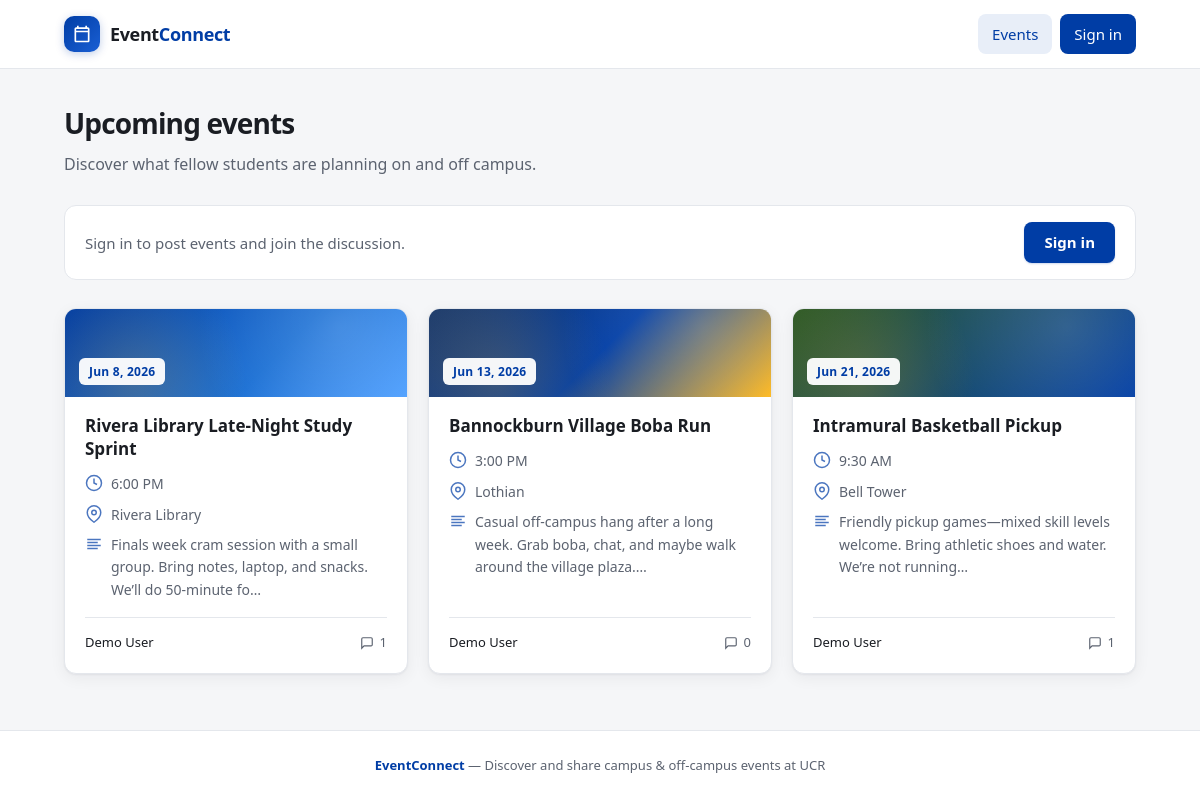
Screenshot of /events/ with the database file from the repository.
### events/models.py (models this page shows, shortened)
class Event(models.Model):
    title = models.CharField(max_length=200)
    starts_at = models.DateTimeField()
    location = models.CharField(max_length=300)
    description = models.TextField()
    created_by = models.ForeignKey(
        settings.AUTH_USER_MODEL,
        on_delete=models.CASCADE,
        related_name="events_created",
    )
    created_at = models.DateTimeField(auto_now_add=True)
    updated_at = models.DateTimeField(auto_now=True)
    class Meta:
        ordering = ["-starts_at"]

### accounts/models.py (models this page shows, shortened)
class Profile(models.Model):
    user = models.OneToOneField(
        settings.AUTH_USER_MODEL,
        on_delete=models.CASCADE,
        related_name="profile",
    )
    display_name = models.CharField(max_length=120, blank=True, default="")
    bio = models.TextField(blank=True, default="")
    major = models.CharField(max_length=120, blank=True, default="")
    interests = models.CharField(max_length=255, blank=True, default="")
    google_sub = models.CharField(max_length=255, blank=True, null=True, unique=True)

### events/views.py (the view)
# urls.py: path("", views.event_list, name="event_list"),
def event_list(request):
    events = (
        Event.objects.select_related("created_by")
        .annotate(
            comment_count=Count(
                "comments",
                filter=Q(comments__is_deleted=False),
                distinct=True,
            ),
        )
        .all()
    )
    return render(request, "events/event_list.html", {"events": events})

### templates/events/event_list.html (shortened to what this page needs)
{% extends "base.html" %}
{% block content %}
<div class="container">
  <div class="page-header">
    <h1>Upcoming events</h1>
    <p>Discover what fellow students are planning on and off campus.</p>
  </div>
  {% if not user.is_authenticated %}
    <div class="banner-cta">
      <p>Sign in to post events and join the discussion.</p>
      <a href="{% url 'accounts:login' %}" class="btn btn--primary">Sign in</a>
    </div>
  {% endif %}
  {% if events %}
    <div class="event-grid">
      {% for event in events %}
        <article class="event-card">
          <div class="event-card__visual event-card__visual--{% cycle '1' '2' '3' '4' %}">
            <span class="event-card__date-badge">{{ event.starts_at|date:"M j, Y" }}</span>
          </div>
          <div class="event-card__body">
            <h2 class="event-card__title">
              <a href="{% url 'events:event_detail' event.id %}">{{ event.title }}</a>
            </h2>
            <ul class="event-card__meta">
              <li>
                <svg class="icon" viewBox="0 0 24 24" fill="none" stroke="currentColor" stroke-width="2" aria-hidden="true">
                  <circle cx="12" cy="12" r="10"/><polyline points="12 6 12 12 16 14"/>
                </svg>
                {{ event.starts_at|date:"g:i A" }}
              </li>
              <li>
                <svg class="icon" viewBox="0 0 24 24" fill="none" stroke="currentColor" stroke-width="2" aria-hidden="true">
                  <path d="M21 10c0 7-9 13-9 13s-9-6-9-13a9 9 0 0 1 18 0z"/><circle cx="12" cy="10" r="3"/>
                </svg>
                {{ event.location }}
              </li>
              <li>
                <svg class="icon" viewBox="0 0 24 24" fill="none" stroke="currentColor" stroke-width="2" aria-hidden="true">
                  <line x1="17" y1="10" x2="3" y2="10"/><line x1="21" y1="6" x2="3" y2="6"/><line x1="21" y1="14" x2="3" y2="14"/><line x1="17" y1="18" x2="3" y2="18"/>
                </svg>
                {{ event.description|truncatechars:100 }}
              </li>
            </ul>
            <div class="event-card__footer">
              <span class="event-card__author">
                {% if event.created_by.profile %}
                  {{ event.created_by.profile.display_name|default:event.created_by.username }}
                {% else %}
                  {{ event.created_by.username }}
                {% endif %}
              </span>
              <span class="event-card__comments">
                <svg width="14" height="14" viewBox="0 0 24 24" fill="none" stroke="currentColor" stroke-width="2" aria-hidden="true">
                  <path d="M21 15a2 2 0 0 1-2 2H7l-4 4V5a2 2 0 0 1 2-2h14a2 2 0 0 1 2 2z"/>
                </svg>
                {{ event.comment_count }}
              </span>
            </div>
          </div>
        </article>
      {% endfor %}
    </div>
  {% endif %}
</div>
{% endblock %}

### static/css/main.css (style rules this page uses)
:root { --bg: #f5f6f8; --surface: #ffffff; --text: #1a1d23; --text-muted: #5c6370; --border: #e4e7ec; --primary: #003da5; --primary-hover: #002d7a; --primary-soft: #e8eef8; --accent: #ffb81c; --accent-soft: #fff8e6; --danger: #c62828; --danger-soft: #fdecea; --radius: 12px; --radius-sm: 8px; --shadow: 0 1px 2px rgba(16, 24, 40, 0.05), 0 4px 16px rgba(16, 24, 40, 0.06); --shadow-lg: 0 8px 32px rgba(16, 24, 40, 0.1); --font: "Segoe UI", system-ui, -apple-system, BlinkMacSystemFont, sans-serif; --max-width: 1120px; }
*, *::before, *::after { box-sizing: border-box; }
html { scroll-behavior: smooth; }
body { margin: 0; min-height: 100vh; font-family: var(--font); font-size: 16px; line-height: 1.6; color: var(--text); background: var(--bg); display: flex; flex-direction: column; }
a { color: var(--primary); text-decoration: none; }
.container { max-width: var(--max-width); margin: 0 auto; padding: 2rem 1.5rem 3rem; }
.page-header { margin-bottom: 1.75rem; }
.page-header h1 { margin: 0 0 0.375rem; font-size: 1.75rem; font-weight: 700; letter-spacing: -0.03em; color: var(--text); }
.page-header p { margin: 0; color: var(--text-muted); font-size: 1rem; }
.btn { display: inline-flex; align-items: center; justify-content: center; gap: 0.5rem; padding: 0.625rem 1.25rem; border: none; border-radius: var(--radius-sm); font-family: inherit; font-size: 0.9375rem; font-weight: 600; line-height: 1.4; cursor: pointer; text-decoration: none; transition: background 0.15s, transform 0.1s, box-shadow 0.15s; }
.btn--primary { background: var(--primary); color: #fff; box-shadow: 0 1px 2px rgba(0, 61, 165, 0.2); }
.banner-cta { display: flex; align-items: center; justify-content: space-between; flex-wrap: wrap; gap: 1rem; padding: 1rem 1.25rem; background: var(--surface); border: 1px solid var(--border); border-radius: var(--radius); margin-bottom: 1.75rem; }
.banner-cta p { margin: 0; color: var(--text-muted); font-size: 0.9375rem; }
.event-grid { display: grid; grid-template-columns: repeat(auto-fill, minmax(300px, 1fr)); gap: 1.25rem; }
.event-card { background: var(--surface); border: 1px solid var(--border); border-radius: var(--radius); overflow: hidden; box-shadow: var(--shadow); transition: transform 0.2s, box-shadow 0.2s; display: flex; flex-direction: column; }
.event-card__visual { height: 88px; position: relative; overflow: hidden; }
.event-card__visual--1 { background: linear-gradient(135deg, #003da5 0%, #1a6fd4 60%, #4d9fff 100%); }
.event-card__visual--2 { background: linear-gradient(135deg, #1a3a6e 0%, #003da5 50%, #ffb81c 100%); }
.event-card__visual--3 { background: linear-gradient(135deg, #2d5a27 0%, #003da5 100%); }
.event-card__visual::after { content: ""; position: absolute; inset: 0; background: radial-gradient(circle at 80% 20%, rgba(255, 255, 255, 0.15) 0%, transparent 50%), radial-gradient(circle at 20% 80%, rgba(255, 184, 28, 0.2) 0%, transparent 40%); }
.event-card__date-badge { position: absolute; bottom: 0.75rem; left: 0.875rem; background: rgba(255, 255, 255, 0.95); padding: 0.25rem 0.625rem; border-radius: 6px; font-size: 0.75rem; font-weight: 600; color: var(--primary); letter-spacing: 0.02em; z-index: 1; }
.event-card__body { padding: 1.125rem 1.25rem 1.25rem; flex: 1; display: flex; flex-direction: column; }
.event-card__title { margin: 0 0 0.75rem; font-size: 1.0625rem; font-weight: 600; line-height: 1.35; }
.event-card__title a { color: var(--text); text-decoration: none; }
.event-card__meta { list-style: none; margin: 0 0 1rem; padding: 0; display: flex; flex-direction: column; gap: 0.5rem; flex: 1; }
.event-card__meta li { display: flex; align-items: flex-start; gap: 0.5rem; font-size: 0.875rem; color: var(--text-muted); }
.event-card__meta .icon { flex-shrink: 0; width: 18px; height: 18px; margin-top: 1px; color: var(--primary); opacity: 0.7; }
.event-card__footer { display: flex; align-items: center; justify-content: space-between; padding-top: 0.875rem; border-top: 1px solid var(--border); font-size: 0.8125rem; color: var(--text-muted); }
.event-card__comments { display: inline-flex; align-items: center; gap: 0.35rem; font-weight: 500; }
.event-card__author { font-weight: 500; color: var(--text); }

### rows the page displays
Event: starts_at "Jun 8, 2026", title "Rivera Library Late-Night Study Sprint", starts_at "6:00 PM", location "Rivera Library", description "Finals week cram session with a small group. Bring notes, laptop, and snacks. We’ll do 50-minute fo…", created_by.profile.display_name "Demo User", comment_count "1"
Event: starts_at "Jun 13, 2026", title "Bannockburn Village Boba Run", starts_at "3:00 PM", location "Lothian", description "Casual off-campus hang after a long week. Grab boba, chat, and maybe walk around the village plaza.…", created_by.profile.display_name "Demo User", comment_count "0"
Event: starts_at "Jun 21, 2026", title "Intramural Basketball Pickup", starts_at "9:30 AM", location "Bell Tower", description "Friendly pickup games—mixed skill levels welcome. Bring athletic shoes and water. We’re not running…", created_by.profile.display_name "Demo User", comment_count "1"
